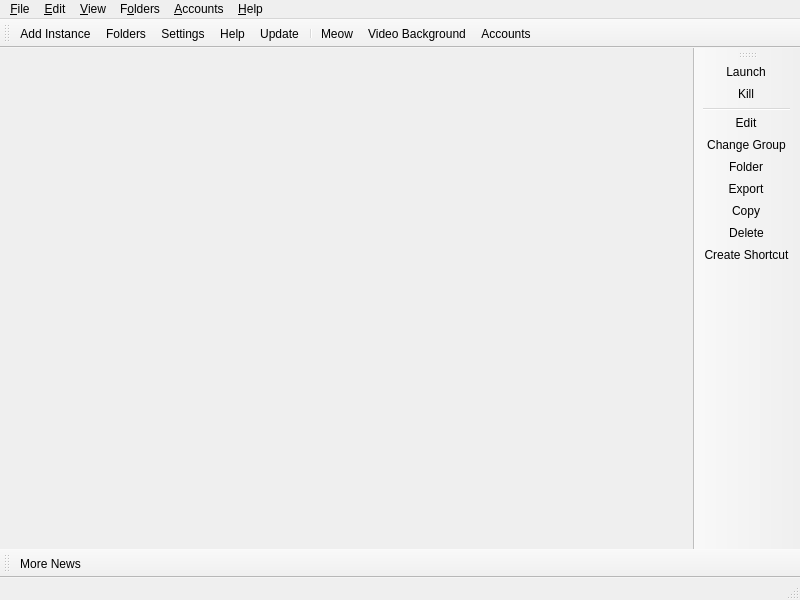
<?xml version="1.0" encoding="UTF-8"?>
<ui version="4.0">
 <class>MainWindow</class>
 <widget class="QMainWindow" name="MainWindow">
  <property name="geometry">
   <rect>
    <x>0</x>
    <y>0</y>
    <width>800</width>
    <height>600</height>
   </rect>
  </property>
  <widget class="QWidget" name="centralWidget">
   <layout class="QHBoxLayout" name="horizontalLayout">
    <property name="spacing">
     <number>0</number>
    </property>
    <property name="leftMargin">
     <number>0</number>
    </property>
    <property name="topMargin">
     <number>0</number>
    </property>
    <property name="rightMargin">
     <number>0</number>
    </property>
    <property name="bottomMargin">
     <number>0</number>
    </property>
   </layout>
  </widget>
  <widget class="QStatusBar" name="statusBar"/>
  <widget class="QToolBar" name="mainToolBar">
   <property name="windowTitle">
    <string>Main Toolbar</string>
   </property>
   <property name="allowedAreas">
    <set>Qt::ToolBarArea::BottomToolBarArea|Qt::ToolBarArea::TopToolBarArea</set>
   </property>
   <property name="toolButtonStyle">
    <enum>Qt::ToolButtonStyle::ToolButtonTextBesideIcon</enum>
   </property>
   <property name="floatable">
    <bool>false</bool>
   </property>
   <attribute name="toolBarArea">
    <enum>TopToolBarArea</enum>
   </attribute>
   <attribute name="toolBarBreak">
    <bool>false</bool>
   </attribute>
   <addaction name="actionAddInstance"/>
   <addaction name="actionFoldersButton"/>
   <addaction name="actionSettings"/>
   <addaction name="actionHelpButton"/>
   <addaction name="actionCheckUpdate"/>
   <addaction name="separator"/>
   <addaction name="actionCAT"/>
   <addaction name="actionVideoBackground"/>
   <addaction name="actionAccountsButton"/>
  </widget>
  <widget class="QToolBar" name="newsToolBar">
   <property name="windowTitle">
    <string>News Toolbar</string>
   </property>
   <property name="allowedAreas">
    <set>Qt::ToolBarArea::BottomToolBarArea|Qt::ToolBarArea::TopToolBarArea</set>
   </property>
   <property name="iconSize">
    <size>
     <width>16</width>
     <height>16</height>
    </size>
   </property>
   <property name="toolButtonStyle">
    <enum>Qt::ToolButtonStyle::ToolButtonTextBesideIcon</enum>
   </property>
   <property name="floatable">
    <bool>false</bool>
   </property>
   <attribute name="toolBarArea">
    <enum>BottomToolBarArea</enum>
   </attribute>
   <attribute name="toolBarBreak">
    <bool>false</bool>
   </attribute>
   <addaction name="actionMoreNews"/>
  </widget>
  <widget class="WideBar" name="instanceToolBar">
   <property name="windowTitle">
    <string>Instance Toolbar</string>
   </property>
   <property name="allowedAreas">
    <set>Qt::ToolBarArea::LeftToolBarArea|Qt::ToolBarArea::RightToolBarArea</set>
   </property>
   <property name="iconSize">
    <size>
     <width>16</width>
     <height>16</height>
    </size>
   </property>
   <property name="toolButtonStyle">
    <enum>Qt::ToolButtonStyle::ToolButtonTextBesideIcon</enum>
   </property>
   <property name="floatable">
    <bool>false</bool>
   </property>
   <property name="useDefaultAction" stdset="0">
    <bool>true</bool>
   </property>
   <attribute name="toolBarArea">
    <enum>RightToolBarArea</enum>
   </attribute>
   <attribute name="toolBarBreak">
    <bool>false</bool>
   </attribute>
   <addaction name="actionLaunchInstance"/>
   <addaction name="actionKillInstance"/>
   <addaction name="separator"/>
   <addaction name="actionEditInstance"/>
   <addaction name="actionChangeInstGroup"/>
   <addaction name="actionViewSelectedInstFolder"/>
   <addaction name="actionExportInstance"/>
   <addaction name="actionCopyInstance"/>
   <addaction name="actionDeleteInstance"/>
   <addaction name="actionCreateInstanceShortcut"/>
  </widget>
  <widget class="QMenuBar" name="menuBar">
   <property name="geometry">
    <rect>
     <x>0</x>
     <y>0</y>
     <width>800</width>
     <height>18</height>
    </rect>
   </property>
   <widget class="QMenu" name="fileMenu">
    <property name="title">
     <string>&amp;File</string>
    </property>
    <property name="toolTipsVisible">
     <bool>true</bool>
    </property>
    <addaction name="actionAddInstance"/>
    <addaction name="separator"/>
    <addaction name="actionLaunchInstance"/>
    <addaction name="actionKillInstance"/>
    <addaction name="separator"/>
    <addaction name="actionEditInstance"/>
    <addaction name="actionChangeInstGroup"/>
    <addaction name="actionViewSelectedInstFolder"/>
    <addaction name="actionExportInstance"/>
    <addaction name="actionCopyInstance"/>
    <addaction name="actionDeleteInstance"/>
    <addaction name="actionCreateInstanceShortcut"/>
    <addaction name="separator"/>
    <addaction name="actionSettings"/>
    <addaction name="actionCloseWindow"/>
   </widget>
   <widget class="QMenu" name="editMenu">
    <property name="title">
     <string>&amp;Edit</string>
    </property>
    <property name="toolTipsVisible">
     <bool>true</bool>
    </property>
    <addaction name="actionUndoTrashInstance"/>
   </widget>
   <widget class="QMenu" name="viewMenu">
    <property name="title">
     <string>&amp;View</string>
    </property>
    <property name="toolTipsVisible">
     <bool>true</bool>
    </property>
    <addaction name="actionChangeTheme"/>
    <addaction name="separator"/>
    <addaction name="actionCAT"/>
    <addaction name="actionVideoBackground"/>
    <addaction name="actionToggleStatusBar"/>
    <addaction name="actionLockToolbars"/>
    <addaction name="separator"/>
   </widget>
   <widget class="QMenu" name="foldersMenu">
    <property name="title">
     <string>F&amp;olders</string>
    </property>
    <property name="toolTipsVisible">
     <bool>true</bool>
    </property>
    <addaction name="actionViewLauncherRootFolder"/>
    <addaction name="separator"/>
    <addaction name="actionViewInstanceFolder"/>
    <addaction name="actionViewCentralModsFolder"/>
    <addaction name="actionViewSkinsFolder"/>
    <addaction name="actionViewJavaFolder"/>
    <addaction name="separator"/>
    <addaction name="actionViewIconThemeFolder"/>
    <addaction name="actionViewWidgetThemeFolder"/>
    <addaction name="actionViewCatPackFolder"/>
    <addaction name="actionViewIconsFolder"/>
    <addaction name="separator"/>
    <addaction name="actionViewLogsFolder"/>
   </widget>
   <widget class="QMenu" name="accountsMenu">
    <property name="title">
     <string>&amp;Accounts</string>
    </property>
   </widget>
   <widget class="QMenu" name="helpMenu">
    <property name="title">
     <string>&amp;Help</string>
    </property>
    <property name="toolTipsVisible">
     <bool>true</bool>
    </property>
    <addaction name="actionClearMetadata"/>
    <addaction name="actionReportBug"/>
    <addaction name="actionViewLog"/>
    <addaction name="actionAddToPATH"/>
    <addaction name="separator"/>
    <addaction name="actionMATRIX"/>
    <addaction name="actionDISCORD"/>
    <addaction name="actionREDDIT"/>
    <addaction name="separator"/>
    <addaction name="actionMoreNews"/>
    <addaction name="actionCheckUpdate"/>
    <addaction name="actionOpenWiki"/>
    <addaction name="actionAbout"/>
   </widget>
   <addaction name="fileMenu"/>
   <addaction name="editMenu"/>
   <addaction name="viewMenu"/>
   <addaction name="foldersMenu"/>
   <addaction name="accountsMenu"/>
   <addaction name="helpMenu"/>
  </widget>
  <action name="actionMoreNews">
   <property name="icon">
    <iconset theme="news"/>
   </property>
   <property name="text">
    <string>More News...</string>
   </property>
   <property name="toolTip">
    <string>Open the development blog to read more news about %1.</string>
   </property>
  </action>
  <action name="actionCAT">
   <property name="checkable">
    <bool>true</bool>
   </property>
   <property name="icon">
    <iconset theme="cat"/>
   </property>
   <property name="text">
    <string>&amp;Meow</string>
   </property>
   <property name="toolTip">
    <string>It's a fluffy kitty :3</string>
   </property>
  </action>
  <action name="actionVideoBackground">
   <property name="checkable">
    <bool>true</bool>
   </property>
   <property name="text">
    <string>Video Background</string>
   </property>
   <property name="toolTip">
    <string>Play or pause the selected video background.</string>
   </property>
  </action>
  <action name="actionToggleStatusBar">
   <property name="checkable">
    <bool>true</bool>
   </property>
   <property name="text">
    <string>Status Bar</string>
   </property>
  </action>
  <action name="actionLockToolbars">
   <property name="checkable">
    <bool>true</bool>
   </property>
   <property name="text">
    <string>Lock Toolbars</string>
   </property>
  </action>
  <action name="actionUndoTrashInstance">
   <property name="enabled">
    <bool>false</bool>
   </property>
   <property name="text">
    <string>&amp;Undo Last Instance Deletion</string>
   </property>
  </action>
  <action name="actionAddInstance">
   <property name="icon">
    <iconset theme="new"/>
   </property>
   <property name="text">
    <string>Add Instanc&amp;e...</string>
   </property>
   <property name="toolTip">
    <string>Add a new instance.</string>
   </property>
  </action>
  <action name="actionCheckUpdate">
   <property name="icon">
    <iconset theme="checkupdate"/>
   </property>
   <property name="text">
    <string>&amp;Update...</string>
   </property>
   <property name="toolTip">
    <string>Check for new updates for %1.</string>
   </property>
   <property name="menuRole">
    <enum>QAction::MenuRole::ApplicationSpecificRole</enum>
   </property>
  </action>
  <action name="actionSettings">
   <property name="icon">
    <iconset theme="settings"/>
   </property>
   <property name="text">
    <string>Setti&amp;ngs...</string>
   </property>
   <property name="toolTip">
    <string>Change settings.</string>
   </property>
   <property name="menuRole">
    <enum>QAction::MenuRole::PreferencesRole</enum>
   </property>
  </action>
  <action name="actionManageSkins">
   <property name="icon">
    <iconset theme="settings"/>
   </property>
   <property name="text">
    <string>Manage &amp;Skins...</string>
   </property>
  </action>
  <action name="actionManageAccounts">
   <property name="icon">
    <iconset theme="accounts"/>
   </property>
   <property name="text">
    <string>&amp;Manage Accounts...</string>
   </property>
  </action>
  <action name="actionLaunchInstance">
   <property name="icon">
    <iconset theme="launch"/>
   </property>
   <property name="text">
    <string>&amp;Launch</string>
   </property>
   <property name="toolTip">
    <string>Launch the selected instance.</string>
   </property>
  </action>
  <action name="actionKillInstance">
   <property name="icon">
    <iconset theme="status-bad"/>
   </property>
   <property name="text">
    <string>&amp;Kill</string>
   </property>
   <property name="toolTip">
    <string>Kill the running instance.</string>
   </property>
   <property name="shortcut">
    <string>Ctrl+K</string>
   </property>
  </action>
  <action name="actionRenameInstance">
   <property name="icon">
    <iconset theme="rename"/>
   </property>
   <property name="text">
    <string>Rename</string>
   </property>
   <property name="toolTip">
    <string>Rename the selected instance.</string>
   </property>
  </action>
  <action name="actionChangeInstGroup">
   <property name="icon">
    <iconset theme="tag"/>
   </property>
   <property name="text">
    <string>&amp;Change Group...</string>
   </property>
   <property name="toolTip">
    <string>Change the selected instance's group.</string>
   </property>
   <property name="shortcut">
    <string>Ctrl+G</string>
   </property>
  </action>
  <action name="actionChangeInstIcon">
   <property name="text">
    <string>Change Icon</string>
   </property>
   <property name="toolTip">
    <string>Change the selected instance's icon.</string>
   </property>
  </action>
  <action name="actionEditInstance">
   <property name="icon">
    <iconset theme="settings"/>
   </property>
   <property name="text">
    <string>&amp;Edit...</string>
   </property>
   <property name="toolTip">
    <string>Change the instance settings, mods and versions.</string>
   </property>
   <property name="shortcut">
    <string>Ctrl+I</string>
   </property>
  </action>
  <action name="actionViewSelectedInstFolder">
   <property name="icon">
    <iconset theme="viewfolder"/>
   </property>
   <property name="text">
    <string>&amp;Folder</string>
   </property>
   <property name="toolTip">
    <string>Open the selected instance's root folder in a file browser.</string>
   </property>
  </action>
  <action name="actionDeleteInstance">
   <property name="icon">
    <iconset theme="delete"/>
   </property>
   <property name="text">
    <string>Dele&amp;te</string>
   </property>
   <property name="toolTip">
    <string>Delete the selected instance.</string>
   </property>
   <property name="autoRepeat">
    <bool>false</bool>
   </property>
  </action>
  <action name="actionCopyInstance">
   <property name="icon">
    <iconset theme="copy"/>
   </property>
   <property name="text">
    <string>Cop&amp;y...</string>
   </property>
   <property name="toolTip">
    <string>Copy the selected instance.</string>
   </property>
   <property name="shortcut">
    <string>Ctrl+D</string>
   </property>
  </action>
  <action name="actionExportInstance">
   <property name="icon">
    <iconset theme="export"/>
   </property>
   <property name="text">
    <string>E&amp;xport...</string>
   </property>
   <property name="toolTip">
    <string>Export the selected instance to supported formats.</string>
   </property>
  </action>
  <action name="actionExportInstanceZip">
   <property name="icon">
    <iconset theme="launcher"/>
   </property>
   <property name="text">
    <string>Prism Launcher (zip)</string>
   </property>
  </action>
  <action name="actionExportInstanceMrPack">
   <property name="icon">
    <iconset theme="modrinth"/>
   </property>
   <property name="text">
    <string>Modrinth (mrpack)</string>
   </property>
  </action>
  <action name="actionExportInstanceFlamePack">
   <property name="icon">
    <iconset theme="flame"/>
   </property>
   <property name="text">
    <string>CurseForge (zip)</string>
   </property>
  </action>
  <action name="actionCreateInstanceShortcut">
   <property name="icon">
    <iconset theme="shortcut"/>
   </property>
   <property name="text">
    <string>Create Shortcut</string>
   </property>
   <property name="toolTip">
    <string>Creates a shortcut on a selected folder to launch the selected instance.</string>
   </property>
  </action>
  <action name="actionNoAccountsAdded">
   <property name="icon">
    <iconset theme="noaccount"/>
   </property>
   <property name="text">
    <string>No accounts added!</string>
   </property>
  </action>
  <action name="actionNoDefaultAccount">
   <property name="checkable">
    <bool>true</bool>
   </property>
   <property name="icon">
    <iconset theme="noaccount"/>
   </property>
   <property name="text">
    <string>No Default Account</string>
   </property>
   <property name="shortcut">
    <string>Ctrl+0</string>
   </property>
  </action>
  <action name="actionCloseWindow">
   <property name="icon">
    <iconset theme="status-bad"/>
   </property>
   <property name="text">
    <string>Close &amp;Window</string>
   </property>
   <property name="toolTip">
    <string>Close the current window</string>
   </property>
   <property name="menuRole">
    <enum>QAction::MenuRole::NoRole</enum>
   </property>
  </action>
  <action name="actionViewInstanceFolder">
   <property name="icon">
    <iconset theme="viewfolder"/>
   </property>
   <property name="text">
    <string>&amp;Instances</string>
   </property>
   <property name="toolTip">
    <string>Open the instances folder in a file browser.</string>
   </property>
  </action>
  <action name="actionViewLauncherRootFolder">
   <property name="icon">
    <iconset theme="viewfolder"/>
   </property>
   <property name="text">
    <string>Launcher &amp;Root</string>
   </property>
   <property name="toolTip">
    <string>Open the launcher's root folder in a file browser.</string>
   </property>
  </action>
  <action name="actionViewCentralModsFolder">
   <property name="icon">
    <iconset theme="centralmods"/>
   </property>
   <property name="text">
    <string>&amp;Central Mods</string>
   </property>
   <property name="toolTip">
    <string>Open the central mods folder in a file browser.</string>
   </property>
  </action>
  <action name="actionViewSkinsFolder">
   <property name="icon">
    <iconset theme="viewfolder"/>
   </property>
   <property name="text">
    <string>&amp;Skins</string>
   </property>
   <property name="toolTip">
    <string>Open the skins folder in a file browser.</string>
   </property>
  </action>
  <action name="actionViewIconsFolder">
   <property name="icon">
    <iconset theme="viewfolder"/>
   </property>
   <property name="text">
    <string>Instance Icons</string>
   </property>
   <property name="toolTip">
    <string>Open the instance icons folder in a file browser.</string>
   </property>
  </action>
  <action name="actionViewLogsFolder">
   <property name="icon">
    <iconset theme="viewfolder"/>
   </property>
   <property name="text">
    <string>Logs</string>
   </property>
   <property name="toolTip">
    <string>Open the logs folder in a file browser.</string>
   </property>
  </action>
  <action name="actionChangeTheme">
   <property name="text">
    <string>Themes</string>
   </property>
  </action>
  <action name="actionReportBug">
   <property name="icon">
    <iconset theme="bug"/>
   </property>
   <property name="text">
    <string>Report a Bug or Suggest a Feature</string>
   </property>
   <property name="toolTip">
    <string>Open the bug tracker to report a bug with %1.</string>
   </property>
  </action>
  <action name="actionDISCORD">
   <property name="icon">
    <iconset theme="discord"/>
   </property>
   <property name="text">
    <string>&amp;Discord Guild</string>
   </property>
   <property name="toolTip">
    <string>Open %1 Discord guild.</string>
   </property>
  </action>
  <action name="actionMATRIX">
   <property name="icon">
    <iconset theme="matrix"/>
   </property>
   <property name="text">
    <string>&amp;Matrix Space</string>
   </property>
   <property name="toolTip">
    <string>Open %1 Matrix space.</string>
   </property>
  </action>
  <action name="actionREDDIT">
   <property name="icon">
    <iconset theme="reddit-alien"/>
   </property>
   <property name="text">
    <string>Sub&amp;reddit</string>
   </property>
   <property name="toolTip">
    <string>Open %1 subreddit.</string>
   </property>
  </action>
  <action name="actionAbout">
   <property name="icon">
    <iconset theme="about"/>
   </property>
   <property name="text">
    <string>&amp;About %1</string>
   </property>
   <property name="toolTip">
    <string>View information about %1.</string>
   </property>
   <property name="menuRole">
    <enum>QAction::MenuRole::AboutRole</enum>
   </property>
  </action>
  <action name="actionClearMetadata">
   <property name="icon">
    <iconset theme="refresh"/>
   </property>
   <property name="text">
    <string>&amp;Clear Metadata Cache</string>
   </property>
   <property name="toolTip">
    <string>Clear cached metadata</string>
   </property>
  </action>
  <action name="actionViewLog">
   <property name="icon">
    <iconset theme="log"/>
   </property>
   <property name="text">
    <string>View logs</string>
   </property>
   <property name="toolTip">
    <string>View current and previous launcher logs</string>
   </property>
  </action>
  <action name="actionAddToPATH">
   <property name="icon">
    <iconset theme="custom-commands"/>
   </property>
   <property name="text">
    <string>Install to &amp;PATH</string>
   </property>
   <property name="toolTip">
    <string>Install a %1 symlink to /usr/local/bin</string>
   </property>
  </action>
  <action name="actionFoldersButton">
   <property name="icon">
    <iconset theme="viewfolder"/>
   </property>
   <property name="text">
    <string>Folders</string>
   </property>
   <property name="toolTip">
    <string>Open one of the folders shared between instances.</string>
   </property>
  </action>
  <action name="actionHelpButton">
   <property name="icon">
    <iconset theme="help"/>
   </property>
   <property name="text">
    <string>Help</string>
   </property>
   <property name="toolTip">
    <string>Get help with %1 or Minecraft.</string>
   </property>
  </action>
  <action name="actionAccountsButton">
   <property name="icon">
    <iconset theme="noaccount"/>
   </property>
   <property name="text">
    <string>Accounts</string>
   </property>
  </action>
  <action name="actionOpenWiki">
   <property name="icon">
    <iconset theme="help"/>
   </property>
   <property name="text">
    <string>%1 &amp;Wiki</string>
   </property>
   <property name="toolTip">
    <string>Open the %1 wiki</string>
   </property>
  </action>
  <action name="actionViewWidgetThemeFolder">
   <property name="icon">
    <iconset theme="viewfolder"/>
   </property>
   <property name="text">
    <string>&amp;Widget Themes</string>
   </property>
   <property name="toolTip">
    <string>Open the widget themes folder in a file browser.</string>
   </property>
  </action>
  <action name="actionViewIconThemeFolder">
   <property name="icon">
    <iconset theme="viewfolder"/>
   </property>
   <property name="text">
    <string>I&amp;con Theme</string>
   </property>
   <property name="toolTip">
    <string>Open the icon theme folder in a file browser.</string>
   </property>
  </action>
  <action name="actionViewCatPackFolder">
   <property name="icon">
    <iconset theme="viewfolder"/>
   </property>
   <property name="text">
    <string>Cat Packs</string>
   </property>
   <property name="toolTip">
    <string>Open the cat packs folder in a file browser.</string>
   </property>
  </action>
  <action name="actionViewJavaFolder">
   <property name="icon">
    <iconset theme="viewfolder"/>
   </property>
   <property name="text">
    <string>Java</string>
   </property>
   <property name="toolTip">
    <string>Open the Java folder in a file browser. Only available if the built-in Java downloader is used.</string>
   </property>
  </action>
 </widget>
 <customwidgets>
  <customwidget>
   <class>WideBar</class>
   <extends>QToolBar</extends>
   <header>ui/widgets/WideBar.h</header>
  </customwidget>
 </customwidgets>
 <resources/>
 <connections/>
</ui>
